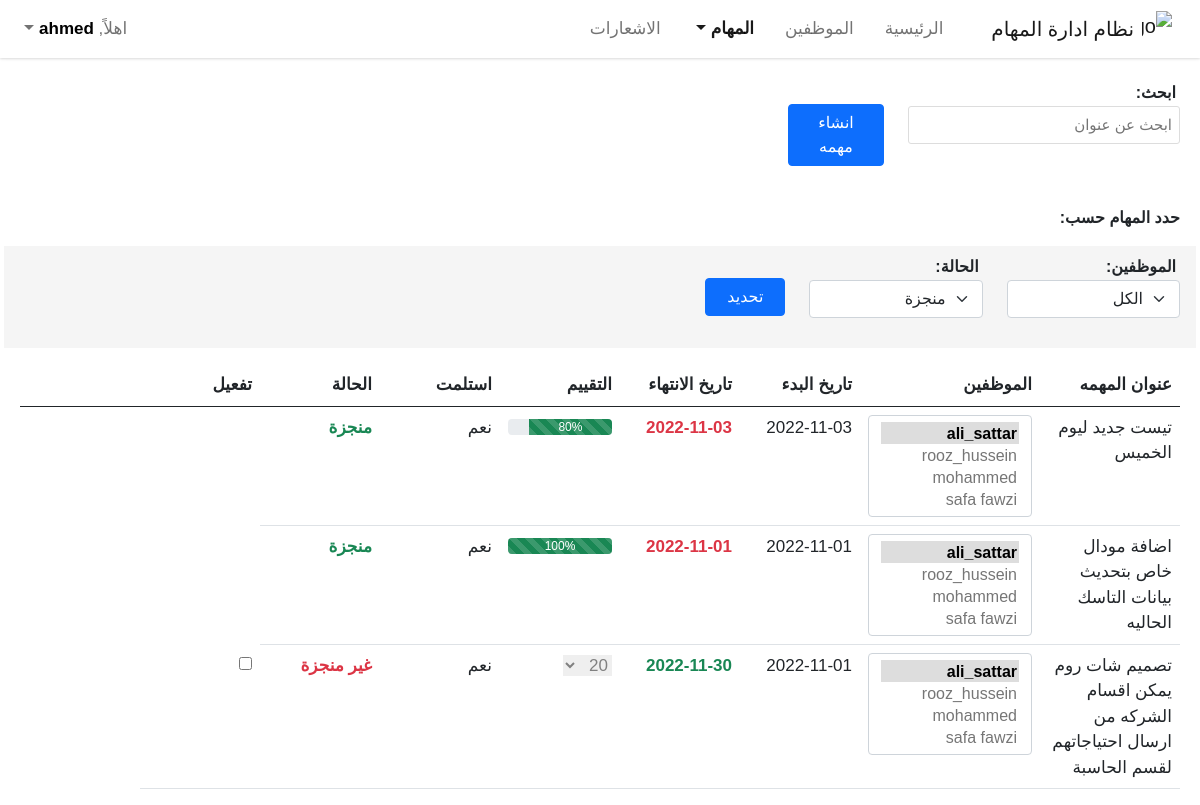
Screenshot of /tasks/systems/ (signed in) with the database file from the repository.
### myapp/models.py (models this page shows, shortened)
class Task(models.Model):
    user        = models.ForeignKey(User, on_delete=models.CASCADE)
    subject     = models.TextField(max_length=1000, blank=True, null=True)
    start_date  = models.CharField(max_length= 100, blank=True, null=True)
    end_date    = models.CharField(max_length=100, blank=True, null=True)
    start_day   = models.CharField(max_length=100, blank=True, null=True)
    end_day     = models.CharField(max_length=100, blank=True, null=True)
    no_of_users = models.IntegerField(default=0)
    employees   = models.ManyToManyField(User, related_name="employees")
    TASK_STATUS = [
      ("غير منجزة", "غير منجزة"),
      ("بأنتظار الموافقة", "بأنتظار الموافقة"),
      ("منجزة", "منجزة")
    ]
    status      = models.CharField(max_length=100, choices=TASK_STATUS, default="غير منجزة")
    rate        = models.SmallIntegerField(default=0)
    received    = models.BooleanField(default=False)
    active      = models.BooleanField(default=True)
    created_at  = models.DateTimeField(auto_now_add=True)
    def unread_employee_tasks(self, request):
        return sum(
            not task.received and request.user in task.employees.all()
            for task in Task.objects.all())

### myapp/tasks/views/systems.py (the view)
# urls.py: path("tasks/systems/", login_required(get_all)),
@require_http_methods(['GET'])
def get_all(request) -> HttpResponse:
  if get_all_tasks(request) != []:
    return render(request, "systems_tasks.html", context = get_context(request, get_all_tasks(request)))
  return render(request, "systems_tasks.html", context = default_context(request))

### myapp/tasks/views/systems.py (called while the page is built)
def get_context(request, tasks) -> Dict:
  return {
    "employees": get_all_users(request),
    "tasks": tasks,
    "unreadable": tasks[0].unread_employee_tasks(request)
  }

def get_all_users(request) -> List[dict]:
  if request.user.is_superuser:
    return User.objects.select_related("profile")
  return list(Group.objects.filter(name=request.user.groups.all()[0]))[0].user_set.all()

def get_all_tasks(request) -> List[dict]:
  if request.user.is_superuser:
    return Task.objects.prefetch_related("employees").order_by("-created_at")
  return [
    task for task in get_month_tasks()[0]
    if task.user.groups.filter(name=request.user.groups.all()[0]).exists() and task.active
  ]

def get_month_tasks() -> List[dict]:
  return [Task.objects.prefetch_related("employees")
    .filter(start_date__range = (get_first_day(), get_last_day()))
    .order_by("-created_at")]

def get_month() -> int:
  return datetime.datetime.now().month

def get_year() -> int:
  return datetime.datetime.now().year

def get_first_day() -> str:
  return str(datetime.datetime(get_year(), get_month(), 1).date())

def get_last_day() -> str:
  if get_month() == 12:
    return str(datetime.datetime(get_year(), get_month(), 31).date())
  return str((datetime.datetime(get_year(), get_month() + 1, 1) + datetime.timedelta(days=-1)).date())

### templates/systems_tasks.html (shortened to what this page needs)
<!DOCTYPE html>
<html lang="ar">
  {% load static %}
<head>
  {% include "base/head.html" %}
</head>
<body>
  {% include "components/navbar.html" %}
  <main class="mt-4 px-3" style="margin-top: 80px !important">
    <div class="row px-1 mb-3">
      <div class="col-md-3">
        <label class="fs-6 fw-bold px-1">اﺑﺤﺚ:</label>
        <input type="text" id="myInput" onkeyup="search()" placeholder="اﺑﺤﺚ ﻋﻦ ﻋﻨﻮاﻥ">
      </div>
      {% if user.is_staff %}
      <div class="col-md-2 py-4">
        <button class="btn btn-primary createTaskBtn" data-bs-toggle="modal" href="#task-modal">اﻧﺸﺎء ﻣﻬﻤﻪ</button>
      </div>
      {% endif %}
    </div>
    {% if user.is_staff %}
    <div class="row px-1 mt-3">
      <p class="fs-6 fw-bold">حدد اﻟﻤﻬﺎﻡ ﺣﺴﺐ:</p>
    </div>
    <div class="row px-1 py-2 mb-3" style="background: whitesmoke !important;">
      <div class="col-md-2 mb-3">
        <label class="fs-6 fw-bold px-1">الموظفين:</label>
        <select class="form-select" id="employees">
          <option value="الكل">الكل</option>
        </select>
      </div>
      <div class="col-md-2 mb-3">
        <label class="fs-6 fw-bold px-1">الحالة:</label>
        <select class="form-select" id="task-status">
          <option value="منجزة">منجزة</option>
        </select>
      </div>
      <div class="col-md-2 py-4">
        <button class="btn btn-primary filterBtn" onclick="filterTasks()">ﺗﺤﺪﻳﺪ</button>
      </div>
    </div>
    {% endif %}
    <div class="row px-1">
      {% if tasks != "[]" %}
      <div class="table-responsive">
        <table class="table tasks-table" id="task-table" style="width:100%">
          <thead>
            <tr>
              <th>ﻋﻨﻮاﻥ اﻟﻤﻬﻤﻪ</th>
              <th>اﻟﻤﻮﻇﻔﻴﻦ</th>
              <th>ﺗﺎﺭﻳﺦ اﻟﺒﺪء</th>
              <th>ﺗﺎﺭﻳﺦ اﻻﻧﺘﻬﺎء</th>
              {% if user.is_staff %}
              <th>اﻟﺘﻘﻴﻴﻢ</th>
              {% endif %}
              <th>اﺳﺘﻠﻤﺖ</th>
              <th>اﻟﺤﺎﻟﺔ</th>
              {% if user.is_staff %}
              <th span="0">تفعيل</th>
              {% endif %}
              <th></th>
            </tr>
          </thead>
          <tbody id="tasks-body">
            {% for task in tasks %}
              {% if user.is_staff %}
              <tr>
                <td>{{task.subject}}</td>
                <td>
                  <select class="form-select task-employees" multiple="true">
                    {% for employee in employees %}
                      {% if not employee.is_staff %}
                        {% if employee in task.employees.all %}
                        <option value=`{{employee.username}}` selected="true">{{employee.username}}</option>
                        {% else %}
                        <option value=`{{employee.username}}`>{{employee.username}}</option>
                        {% endif %}
                      {% endif %}
                    {% endfor %}
                  </select>
                </td>
                <td>{{task.start_date}}</td>
                {% now "Y-m-d" as todays_date %}
                {% if todays_date > task.end_date %}
                  <td class="fw-bold text-danger">
                    {{task.end_date}}
                  </td>
                {% else %}
                <td class="fw-bold text-success">
                  {{task.end_date}}
                </td>
                {% endif %}
                <td>
                  {% if task.rate != 0 and task.status == "منجزة" %}
                    {% if task.rate < 50 %}
                    <div class="progress mt-1 me-0">
                      <div class="progress-bar progress-bar-striped progress-bar-animated bg-danger" role="progressbar" style="width:{{task.rate}}%">
                        {{task.rate}}%
                      </div>
                    </div>
                    {% else %}
                    <div class="progress mt-1 me-0">
                      <div class="progress-bar progress-bar-striped progress-bar-animated bg-success" role="progressbar" style="width:{{task.rate}}%">
                        {{task.rate}}%
                      </div>
                    </div>
                    {% endif %}
                  {% endif %}
                  <form action="/tasks/systems/rate/{{task.id}}" method="post">
                    {% if task.rate == 0 and task.status != "منجزة" %}
                    <select class="task-rate" name="task-rate" disabled="true">
                      <option value="20">20</option>
                    </select>
                    {% endif %}
                  </form>
                </td>
                <td>
                  {% if task.received %}
                  ﻧﻌﻢ
                  {% else %}
                  ﻛﻼ
                  {% endif %}
                </td>
                {% if task.status == "منجزة" %}
                <td class="fw-bold text-success">{{task.status}}</td>
                {% endif %}
                {% if task.status == "غير منجزة" %}
                <td class="fw-bold text-danger">{{task.status}}</td>
                {% endif %}
                {% if task.status != "منجزة" %}
                <td><input type="checkbox" onchange="editTask(`{{task.id}}`)"></td>
                {% endif %}
              </tr>
              {% endif %}
            {% endfor %}
          </tbody>
        </table>
      </div>
      {% else %}
      <p>لا توجد مهام حالياً</p>
      {% endif %}
    </div>
  </main>
</body>
</html>

### templates/components/navbar.html (shortened to what this page needs)
<nav class="navbar navbar-expand-lg navbar-light bg-white fixed-top">
    <div class="container-fluid">
      <a class="navbar-brand p-0 d-flex justify-content-center align-items-center gap-2" href="/">
        <img src="https://www.svgrepo.com/show/315133/stack.svg" alt="Logo" width="30" height="35"
          class="d-inline-block align-text-top">
        نظام ادارة المهام
      </a>
      <div class="collapse navbar-collapse" id="navbarSupportedContent">
        <ul class="navbar-nav mb-2 mb-lg-0">
          <li class="nav-item">
            <a class="nav-link" aria-current="page" href="/">الرئيسية</a>
          </li>
          <li class="nav-item dropdown">
            <a class="nav-link" aria-current="page" href="/employees/">الموظفين</a>
          </li>
          <li class="nav-item dropdown">
            <a class="nav-link dropdown-toggle" href="#tasks" id="navbarDropdown" role="button"
              data-bs-toggle="dropdown" aria-expanded="false">
              المهام
            </a>
          </li>
          {% if not user.is_superuser %}
          <li class="nav-item">
            <a class="nav-link d-flex justify-content-start align-items-center gap-1" href="/notifications/">
              الاشعارات
            </a>
          </li>
          {% endif %}
        </ul>
        <ul class="navbar-nav mb-2 mb-lg-0 me-auto">
          <li class="nav-item dropdown">
            <a class="nav-link dropdown-toggle" href="#user-dropdown" id="navbarDropdown" role="button" data-bs-toggle="dropdown"
              aria-expanded="false">
              اهلاً, <b style="color: black">{{user.username}}</b>
            </a>
          </li>
        </ul>
      </div>
    </div>
  </nav>

### static/css/custom/styles.css (style rules this page uses)
:root { --offcanvas-width: 270px; --topNavbarHeight: 54px; --mainColor: #3498DB; --primaryHoverColor: #2d7eb4; --secondaryColor: white; --hideOverflowX: hidden; --primaryFont: Arial, Helvetica, sans-serif; }
html { scroll-behavior: smooth; }
body { font-family: var(--primaryFont); overflow-x: var(--hideOverflowX); overflow-y: scroll; }
.navbar, .row { direction: rtl !important; font-size: 17px; }
.navbar { box-shadow: rgba(0, 0, 0, 0.1) 0px 1px 3px 0px, rgba(0, 0, 0, 0.06) 0px 1px 2px 0px; }
.navbar-nav { gap: 15px !important; }
.active { font-weight: bold !important; }
.table td, .table th { min-width: 120px !important; }
.tasks-table thead tr th:nth-child(3) { width: 180px !important; }
#myInput { width: 100%; font-size: 15px; padding: 7px; border: 1px solid #ddd; margin-bottom: 5px; border-radius: 3px; }
select option { text-align: right !important; }
.filterBtn { width: 5rem; }
.createTaskBtn { width: 6rem; }
.table-account, .table-division, .task-rate, .admins-select { border: none; }
.task-employees option { color: #767676; padding-top: 3px !important; }
.task-employees option:checked { color: black !important; font-weight: bold; background: rgb(221, 221, 221) !important; }

### rows the page displays
Task: subject "تيست جديد ليوم الخميس", start_date "2022-11-03", end_date "2022-11-03", rate "80", received "ﻧﻌﻢ", status "منجزة"
Task: subject "اضافة مودال خاص بتحديث بيانات التاسك الحاليه", start_date "2022-11-01", end_date "2022-11-01", rate "100", received "ﻧﻌﻢ", status "منجزة"
Task: subject "تصميم شات روم يمكن اقسام الشركه من ارسال احتياجاتهم لقسم الحاسبة", start_date "2022-11-01", end_date "2022-11-30", received "ﻧﻌﻢ", status "غير منجزة"

### other values shown
{{ user.username }} "ahmed"
form field value "ali_sattar ☑ / rooz_hussein / mohammed / safa fawzi"
